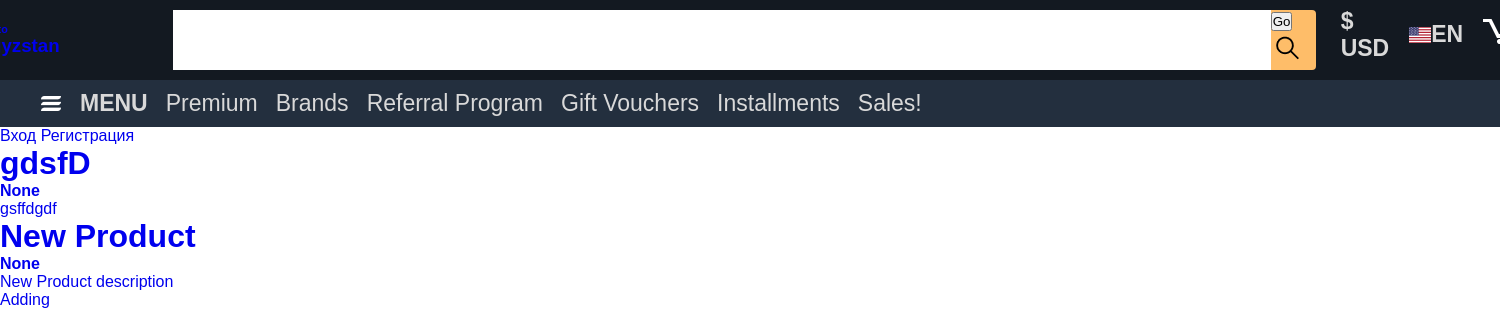
/, run on an earlier commit of the app's database.
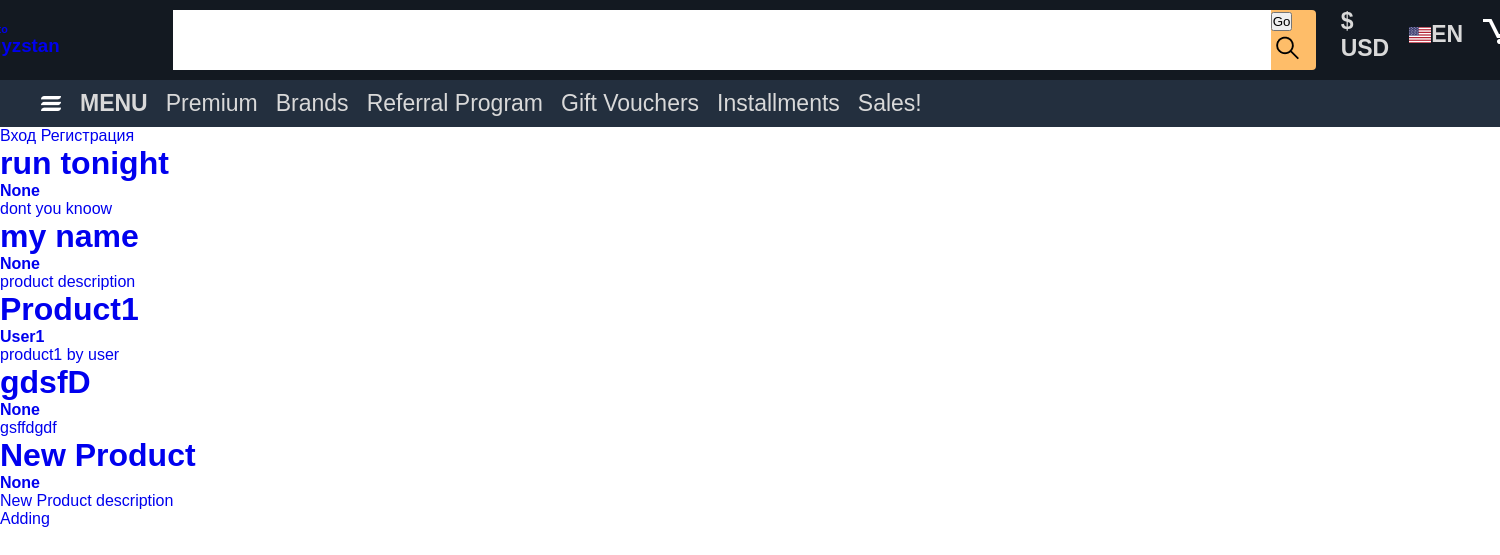
And on a later commit of the database.
### mysite/apps/store/models.py (models this page shows, shortened)
class Product(models.Model):
    product_name = models.CharField('Product Name', max_length=200)
    product_description = models.TextField('Product Description')
    product_date = models.DateTimeField('Posted on', default=timezone.now())
    author = models.ForeignKey(User, on_delete=models.CASCADE, null = True)

### mysite/apps/store/views.py (the view)
# urls.py: path('', views.index, name='index'),
def index(request):
    latest_product_list = Product.objects.order_by('-product_date')[:5]
    return render(request, 'store/index.html', {'latest_product_list': latest_product_list})

### mysite/apps/store/templates/store/index.html (shortened to what this page needs)
{% extends 'base.html' %}
{% block content %}
<div class="products">
    {%if latest_product_list%}
        <ul class="art">
            {%for a in latest_product_list%}
                <li><a href="{%url 'store:detail' a.id%}">
                    <div class="the-product">
                        <h1>{{a.product_name}}</h1>
                        <h4>{{a.author}}</h4>
                        <p>{{a.product_description}}</p>
                    </div>
                </a></li>
            {%endfor%}
        </ul>
    {%else%}
        <div class="no_art"><h3>NO ARTICLES</h3></div>
    {%endif%}
</div>
<a href="{% url 'store:adding'%}">Adding</a>
{% endblock %}

### mysite/apps/store/templates/base.html (shortened to what this page needs)
{%load static%}
<!DOCTYPE html>
<html lang="en">
<head>
  <link rel="stylesheet" href="{% static 'store/css/style.css' %}">
</head>
<body>
<header>
  <nav>
    <div class="addressing">
      <a href="#">
        <h6>Deliver to</h6><h3>Kyrgyzstan</h1>
      </a>
    </div>
    <div class="search-pan">
      <input type="text" name="search-text" class="search-text" placeholder=""/>
      <div class="search-div">
          <div class="nav-right">
            <div class="nav-search-submit">
            <span id="nav-search-submit-text" class="nav-search-submit-text" aria-label="Go">
              <input id="nav-search-submit-button" type="submit" class="nav-input nav-progressive-attribute" value="Go" tabindex="0">
              <img src="{% static 'store/media/search.png' %}" alt="" class="search-icon">
            </span>
            </div>
          </div>
      </div>
    </div>
    <ul class="ul1">
      <li>
        <a href="#">
          <h4>$ USD</h4>
        </a>
      </li>
      <li>
        <a href="#" class="lang">
          <img src="{% static 'store/media/flag.png' %}" alt="" class="flag">
          <h4>EN</h3>
        </a>
      </li>
      <li><a href="#"><img src="{% static 'store/media/cart.png' %}" alt="" class="cart"></a></li>
    </ul>
  </nav>
  <div class="nav2">
    <img src="{% static 'store/media/menbar.png' %}" alt="">
    <ul class="fl">
      <li><a href="#" class="Menu">MENU</a></li>
      <li><a href="/premium/" class="l1">Premium</a></li>
      <li><a href="#" class="l2">Brands</a></li>
      <li><a href="#" class="l3">Referral Program</a></li>
      <li><a href="#" class="l4">Gift Vouchers</a></li>
      <li><a href="#" class="l5">Installments</a></li>
      <li><a href="#" class="l6">Sales!</a></li>
    </ul>
  </div>
</header>
<div class="navbar-nav">
  {% if user.is_authenticated %}
    <a class="nav-item nav-link" href="{% url 'users:profile' %}">Профиль</a>
    <a class="nav-item nav-link" href="{% url 'users:logout' %}">Выход</a>
  {% else %}
    <a class="nav-item nav-link" href="{% url 'users:login' %}">Вход</a>
    <a class="nav-item nav-link" href="{% url 'users:register' %}">Регистрация</a>
  {% endif %}
</div>
{% block content %}{% endblock %}
</body>
</html>

### mysite/apps/store/static/store/css/style.css (style rules this page uses)
* { margin: 0; padding: 0; box-sizing: border-box; list-style: none; text-decoration: none; font-family: Arial, sans-serif; }
a { text-decoration: none; }
li { list-style: none; }
.fl { padding: 10px; display: flex; align-items: center; justify-content: space-between; }
.nav2 { display: flex; align-items: center; background-color: #232F3E; padding-left: 11px; }
.fl li a { font-style: normal; font-size: 23px; color: #D9D9D9; margin: 5px 0px 6px; padding: 8px 9px; }
.Menu { font-style: normal; font-weight: 600; font-size: 15px; margin-left: 100px; color: #FFFFFF; }
.nav2 img { margin-left: 30px; }
nav { color: #0F1111; display: flex; align-items: center; justify-content: center; background: #131921; }
.addressing { margin-left: 5px; margin-right: 100px; }
.search-div { display: flex; align-items: center; justify-content: center; width: 45px; height: 60px; background: #FEBD69; border-radius: 0px 4px 4px 0px; }
.search-pan { display: flex; margin: 0px 10px; padding: 10px 4px 10px 3px; }
.search-text { font-style: normal; font-size: 25px; width: 1098px; height: 60px; background: #FFFFFF; border: none; }
.ul1 { display: flex; align-items: center; justify-content: space-between; }
.ul1 li { list-style: none; margin: 0px 0px 0px 2px; padding: 0px 9px 11px }
.ul1 li a { font-style: normal; font-size: 23px; color: #D9D9D9; }
.lang { display: flex; align-items: center; justify-content: space-between; }

What changed in the data, as far as the page shows it:
added Product: product_name "run tonight", author "None", product_description "dont you knoow"
added Product: product_name "my name", author "None", product_description "product description"
added Product: product_name "Product1", author "User1", product_description "product1 by user"
